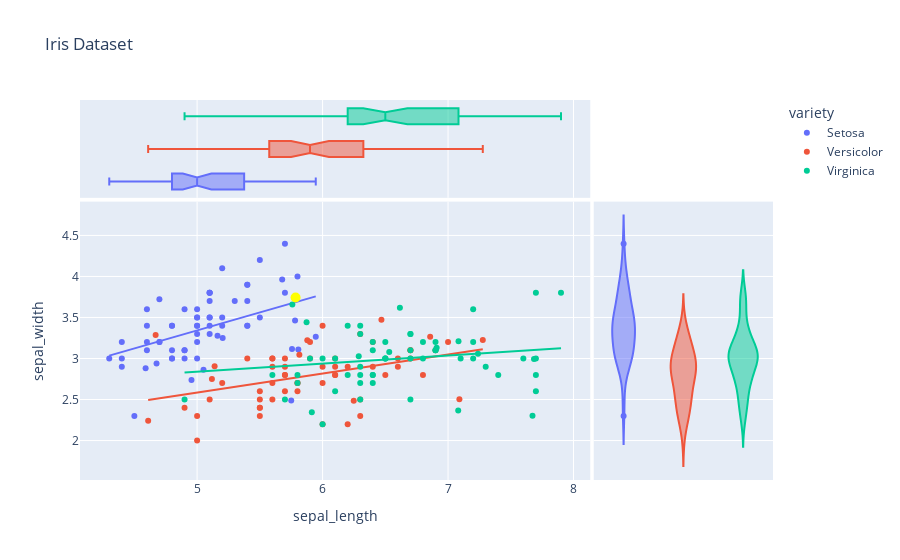

Notebook source saved alongside this figure:
### Code cell
fig.add_traces(
    px.scatter(df.tail(1), x="sepal_length", y="sepal_width").update_traces(marker_size=10, marker_color="yellow").data
)

### Figure 1 — Plotly figure (JSON) as saved in the notebook; plotly's stock layout.template omitted (floating-point values rounded to 4 significant figures)
{"data": [{"hovertemplate": "variety=Setosa<br>sepal_length=%{x}<br>sepal_width=%{y}<extra></extra>", "legendgroup": "Setosa", "marker": {"color": "#636efa", "symbol": "circle"}, "mode": "markers", "name": "Setosa", "orientation": "v", "showlegend": true, "type": "scatter", "x": [5.7, 5, 5.2, 4.4, 5.4, 5, 5.4, 5.1, 5.4, 5.1, 4.9, 4.6, 4.9, 5.5, 5, 5, 4.8, 4.6, 4.4, 4.9, 5.1, 5.4, 4.8, 5.3, 4.6, 4.7, 5.1, 5.7, 5, 5.4, 5.1, 5.2, 4.3, 4.4, 5.1, 5.2, 4.5, 4.7, 5, 5.1, 4.6, 4.8, 4.8, 4.9, 4.8, 5, 5.5, 5.8, 5.1, 5, 4.7, 5.163, 5.807, 5.75, 5.946, 5.678, 5.781, 5.756, 5.204, 4.955, 4.677, 4.59, 5.051], "xaxis": "x", "y": [3.8, 3, 4.1, 3, 3.7, 3.6, 3.4, 3.8, 3.9, 3.8, 3.6, 3.4, 3.1, 3.5, 3.2, 3.3, 3.4, 3.2, 2.9, 3, 3.8, 3.9, 3, 3.7, 3.1, 3.2, 3.4, 4.4, 3.5, 3.4, 3.5, 3.5, 3, 3.2, 3.3, 3.4, 2.3, 3.2, 3.5, 3.5, 3.6, 3.1, 3, 3.1, 3.4, 3.4, 4.2, 4, 3.7, 3.4, 3.724, 3.276, 3.11, 2.487, 3.265, 3.962, 3.465, 3.116, 3.249, 2.737, 2.94, 2.88, 2.862], "yaxis": "y"}, {"alignmentgroup": "True", "hovertemplate": "variety=Setosa<br>sepal_length=%{x}<extra></extra>", "legendgroup": "Setosa", "marker": {"color": "#636efa", "symbol": "circle"}, "name": "Setosa", "notched": true, "offsetgroup": "Setosa", "showlegend": false, "type": "box", "x": [5.7, 5, 5.2, 4.4, 5.4, 5, 5.4, 5.1, 5.4, 5.1, 4.9, 4.6, 4.9, 5.5, 5, 5, 4.8, 4.6, 4.4, 4.9, 5.1, 5.4, 4.8, 5.3, 4.6, 4.7, 5.1, 5.7, 5, 5.4, 5.1, 5.2, 4.3, 4.4, 5.1, 5.2, 4.5, 4.7, 5, 5.1, 4.6, 4.8, 4.8, 4.9, 4.8, 5, 5.5, 5.8, 5.1, 5, 4.7, 5.163, 5.807, 5.75, 5.946, 5.678, 5.781, 5.756, 5.204, 4.955, 4.677, 4.59, 5.051], "xaxis": "x3", "yaxis": "y3"}, {"alignmentgroup": "True", "hovertemplate": "variety=Setosa<br>sepal_width=%{y}<extra></extra>", "legendgroup": "Setosa", "marker": {"color": "#636efa", "symbol": "circle"}, "name": "Setosa", "offsetgroup": "Setosa", "scalegroup": "y", "showlegend": false, "type": "violin", "xaxis": "x2", "y": [3.8, 3, 4.1, 3, 3.7, 3.6, 3.4, 3.8, 3.9, 3.8, 3.6, 3.4, 3.1, 3.5, 3.2, 3.3, 3.4, 3.2, 2.9, 3, 3.8, 3.9, 3, 3.7, 3.1, 3.2, 3.4, 4.4, 3.5, 3.4, 3.5, 3.5, 3, 3.2, 3.3, 3.4, 2.3, 3.2, 3.5, 3.5, 3.6, 3.1, 3, 3.1, 3.4, 3.4, 4.2, 4, 3.7, 3.4, 3.724, 3.276, 3.11, 2.487, 3.265, 3.962, 3.465, 3.116, 3.249, 2.737, 2.94, 2.88, 2.862], "yaxis": "y2"}, {"hovertemplate": "<b>OLS trendline</b><br>sepal_width = 0.438726 * sepal_length + 1.14862<br>R<sup>2</sup>=0.197442<br><br>variety=Setosa<br>sepal_length=%{x}<br>sepal_width=%{y} <b>(trend)</b><extra></extra>", "legendgroup": "Setosa", "marker": {"color": "#636efa", "symbol": "circle"}, "mode": "lines", "name": "Setosa", "showlegend": false, "type": "scatter", "x": [4.3, 4.4, 4.4, 4.4, 4.5, 4.59, 4.6, 4.6, 4.6, 4.6, 4.677, 4.7, 4.7, 4.7, 4.8, 4.8, 4.8, 4.8, 4.8, 4.9, 4.9, 4.9, 4.9, 4.955, 5, 5, 5, 5, 5, 5, 5, 5, 5.051, 5.1, 5.1, 5.1, 5.1, 5.1, 5.1, 5.1, 5.1, 5.163, 5.2, 5.2, 5.2, 5.204, 5.3, 5.4, 5.4, 5.4, 5.4, 5.4, 5.5, 5.5, 5.678, 5.7, 5.7, 5.75, 5.756, 5.781, 5.8, 5.807, 5.946], "xaxis": "x", "y": [3.035, 3.079, 3.079, 3.079, 3.123, 3.162, 3.167, 3.167, 3.167, 3.167, 3.2, 3.21, 3.211, 3.211, 3.255, 3.255, 3.255, 3.255, 3.255, 3.298, 3.298, 3.298, 3.298, 3.323, 3.342, 3.342, 3.342, 3.342, 3.342, 3.342, 3.342, 3.342, 3.365, 3.386, 3.386, 3.386, 3.386, 3.386, 3.386, 3.386, 3.386, 3.414, 3.43, 3.43, 3.43, 3.432, 3.474, 3.518, 3.518, 3.518, 3.518, 3.518, 3.562, 3.562, 3.64, 3.649, 3.649, 3.671, 3.674, 3.685, 3.693, 3.696, 3.757], "yaxis": "y"}, {"hovertemplate": "variety=Versicolor<br>sepal_length=%{x}<br>sepal_width=%{y}<extra></extra>", "legendgroup": "Versicolor", "marker": {"color": "#EF553B", "symbol": "circle"}, "mode": "markers", "name": "Versicolor", "orientation": "v", "showlegend": true, "type": "scatter", "x": [5.6, 6, 6.4, 6.3, 5.9, 5.5, 5.9, 5.8, 5.7, 6.3, 6.6, 6.5, 6.2, 6.1, 5.6, 5.8, 5, 5.7, 6.4, 5.5, 6.3, 5.2, 6.8, 6.1, 5.7, 5, 5.7, 6.7, 5.5, 5.1, 5.7, 6.9, 6.6, 6.7, 5.6, 7, 6, 6.1, 5.6, 4.9, 5.4, 6.1, 6.7, 5.6, 5.5, 6, 5.5, 6, 6.2, 5.8, 6.857, 5.878, 6.469, 7.277, 5.139, 7.09, 4.67, 6.248, 5.815, 5.118, 4.61], "xaxis": "x", "y": [2.7, 2.9, 2.9, 3.3, 3.2, 2.5, 3, 2.7, 2.6, 2.3, 3, 2.8, 2.2, 3, 2.5, 2.7, 2, 2.8, 3.2, 2.4, 2.5, 2.7, 2.8, 2.9, 2.9, 2.3, 2.8, 3.1, 2.3, 2.5, 3, 3.1, 2.9, 3, 2.9, 3.2, 2.2, 2.8, 3, 2.4, 3, 2.8, 3.1, 3, 2.4, 3.4, 2.6, 2.7, 2.9, 2.6, 3.264, 3.223, 3.473, 3.226, 2.906, 2.504, 3.286, 2.485, 3.045, 2.749, 2.24], "yaxis": "y"}, {"alignmentgroup": "True", "hovertemplate": "variety=Versicolor<br>sepal_length=%{x}<extra></extra>", "legendgroup": "Versicolor", "marker": {"color": "#EF553B", "symbol": "circle"}, "name": "Versicolor", "notched": true, "offsetgroup": "Versicolor", "showlegend": false, "type": "box", "x": [5.6, 6, 6.4, 6.3, 5.9, 5.5, 5.9, 5.8, 5.7, 6.3, 6.6, 6.5, 6.2, 6.1, 5.6, 5.8, 5, 5.7, 6.4, 5.5, 6.3, 5.2, 6.8, 6.1, 5.7, 5, 5.7, 6.7, 5.5, 5.1, 5.7, 6.9, 6.6, 6.7, 5.6, 7, 6, 6.1, 5.6, 4.9, 5.4, 6.1, 6.7, 5.6, 5.5, 6, 5.5, 6, 6.2, 5.8, 6.857, 5.878, 6.469, 7.277, 5.139, 7.09, 4.67, 6.248, 5.815, 5.118, 4.61], "xaxis": "x3", "yaxis": "y3"}, {"alignmentgroup": "True", "hovertemplate": "variety=Versicolor<br>sepal_width=%{y}<extra></extra>", "legendgroup": "Versicolor", "marker": {"color": "#EF553B", "symbol": "circle"}, "name": "Versicolor", "offsetgroup": "Versicolor", "scalegroup": "y", "showlegend": false, "type": "violin", "xaxis": "x2", "y": [2.7, 2.9, 2.9, 3.3, 3.2, 2.5, 3, 2.7, 2.6, 2.3, 3, 2.8, 2.2, 3, 2.5, 2.7, 2, 2.8, 3.2, 2.4, 2.5, 2.7, 2.8, 2.9, 2.9, 2.3, 2.8, 3.1, 2.3, 2.5, 3, 3.1, 2.9, 3, 2.9, 3.2, 2.2, 2.8, 3, 2.4, 3, 2.8, 3.1, 3, 2.4, 3.4, 2.6, 2.7, 2.9, 2.6, 3.264, 3.223, 3.473, 3.226, 2.906, 2.504, 3.286, 2.485, 3.045, 2.749, 2.24], "yaxis": "y2"}, {"hovertemplate": "<b>OLS trendline</b><br>sepal_width = 0.231769 * sepal_length + 1.42635<br>R<sup>2</sup>=0.176911<br><br>variety=Versicolor<br>sepal_length=%{x}<br>sepal_width=%{y} <b>(trend)</b><extra></extra>", "legendgroup": "Versicolor", "marker": {"color": "#EF553B", "symbol": "circle"}, "mode": "lines", "name": "Versicolor", "showlegend": false, "type": "scatter", "x": [4.61, 4.67, 4.9, 5, 5, 5.1, 5.118, 5.139, 5.2, 5.4, 5.5, 5.5, 5.5, 5.5, 5.5, 5.6, 5.6, 5.6, 5.6, 5.6, 5.7, 5.7, 5.7, 5.7, 5.7, 5.8, 5.8, 5.8, 5.815, 5.878, 5.9, 5.9, 6, 6, 6, 6, 6.1, 6.1, 6.1, 6.1, 6.2, 6.2, 6.248, 6.3, 6.3, 6.3, 6.4, 6.4, 6.469, 6.5, 6.6, 6.6, 6.7, 6.7, 6.7, 6.8, 6.857, 6.9, 7, 7.09, 7.277], "xaxis": "x", "y": [2.495, 2.509, 2.562, 2.585, 2.585, 2.608, 2.613, 2.618, 2.632, 2.678, 2.701, 2.701, 2.701, 2.701, 2.701, 2.724, 2.724, 2.724, 2.724, 2.724, 2.747, 2.747, 2.747, 2.747, 2.747, 2.771, 2.771, 2.771, 2.774, 2.789, 2.794, 2.794, 2.817, 2.817, 2.817, 2.817, 2.84, 2.84, 2.84, 2.84, 2.863, 2.863, 2.874, 2.886, 2.886, 2.886, 2.91, 2.91, 2.926, 2.933, 2.956, 2.956, 2.979, 2.979, 2.979, 3.002, 3.016, 3.026, 3.049, 3.07, 3.113], "yaxis": "y"}, {"hovertemplate": "variety=Virginica<br>sepal_length=%{x}<br>sepal_width=%{y}<extra></extra>", "legendgroup": "Virginica", "marker": {"color": "#00cc96", "symbol": "circle"}, "mode": "markers", "name": "Virginica", "orientation": "v", "showlegend": true, "type": "scatter", "x": [6.3, 7.2, 6.5, 6.4, 6.1, 5.8, 6.5, 6.3, 6.8, 7.1, 6.7, 6.5, 7.7, 6.4, 5.6, 5.9, 6.2, 6.1, 6.7, 7.7, 6.8, 5.8, 7.6, 6.3, 6, 6.7, 4.9, 7.3, 7.2, 7.7, 6.4, 7.9, 6.7, 6.4, 6, 6.7, 6.9, 6.9, 6.3, 7.7, 6.9, 6.3, 7.2, 7.4, 6.3, 5.7, 6.2, 6.5, 6.4, 7.081, 7.083, 6.531, 7.673, 6.616, 6.288, 7.239, 6.909, 7.685, 5.872, 5.759, 5.914, 5.785], "xaxis": "x", "y": [3.3, 3, 3, 2.8, 2.6, 2.7, 3, 2.5, 3.2, 3, 3.1, 3.2, 3.8, 3.2, 2.8, 3, 3.4, 3, 3.3, 3, 3, 2.8, 3, 2.7, 3, 3.3, 2.5, 2.9, 3.2, 2.6, 3.1, 3.8, 2.5, 2.7, 2.2, 3, 3.2, 3.1, 2.8, 2.8, 3.1, 3.4, 3.6, 2.8, 2.9, 2.5, 2.8, 3, 2.8, 2.365, 3.21, 3.079, 2.303, 3.619, 3.026, 3.058, 3.132, 2.993, 3.44, 3.657, 2.344, 3.743], "yaxis": "y"}, {"alignmentgroup": "True", "hovertemplate": "variety=Virginica<br>sepal_length=%{x}<extra></extra>", "legendgroup": "Virginica", "marker": {"color": "#00cc96", "symbol": "circle"}, "name": "Virginica", "notched": true, "offsetgroup": "Virginica", "showlegend": false, "type": "box", "x": [6.3, 7.2, 6.5, 6.4, 6.1, 5.8, 6.5, 6.3, 6.8, 7.1, 6.7, 6.5, 7.7, 6.4, 5.6, 5.9, 6.2, 6.1, 6.7, 7.7, 6.8, 5.8, 7.6, 6.3, 6, 6.7, 4.9, 7.3, 7.2, 7.7, 6.4, 7.9, 6.7, 6.4, 6, 6.7, 6.9, 6.9, 6.3, 7.7, 6.9, 6.3, 7.2, 7.4, 6.3, 5.7, 6.2, 6.5, 6.4, 7.081, 7.083, 6.531, 7.673, 6.616, 6.288, 7.239, 6.909, 7.685, 5.872, 5.759, 5.914, 5.785], "xaxis": "x3", "yaxis": "y3"}, {"alignmentgroup": "True", "hovertemplate": "variety=Virginica<br>sepal_width=%{y}<extra></extra>", "legendgroup": "Virginica", "marker": {"color": "#00cc96", "symbol": "circle"}, "name": "Virginica", "offsetgroup": "Virginica", "scalegroup": "y", "showlegend": false, "type": "violin", "xaxis": "x2", "y": [3.3, 3, 3, 2.8, 2.6, 2.7, 3, 2.5, 3.2, 3, 3.1, 3.2, 3.8, 3.2, 2.8, 3, 3.4, 3, 3.3, 3, 3, 2.8, 3, 2.7, 3, 3.3, 2.5, 2.9, 3.2, 2.6, 3.1, 3.8, 2.5, 2.7, 2.2, 3, 3.2, 3.1, 2.8, 2.8, 3.1, 3.4, 3.6, 2.8, 2.9, 2.5, 2.8, 3, 2.8, 2.365, 3.21, 3.079, 2.303, 3.619, 3.026, 3.058, 3.132, 2.993, 3.44, 3.657, 2.344, 3.743], "yaxis": "y2"}, {"hovertemplate": "<b>OLS trendline</b><br>sepal_width = 0.0984741 * sepal_length + 2.34827<br>R<sup>2</sup>=0.030259<br><br>variety=Virginica<br>sepal_length=%{x}<br>sepal_width=%{y} <b>(trend)</b><extra></extra>", "legendgroup": "Virginica", "marker": {"color": "#00cc96", "symbol": "circle"}, "mode": "lines", "name": "Virginica", "showlegend": false, "type": "scatter", "x": [4.9, 5.6, 5.7, 5.759, 5.785, 5.8, 5.8, 5.872, 5.9, 5.914, 6, 6, 6.1, 6.1, 6.2, 6.2, 6.288, 6.3, 6.3, 6.3, 6.3, 6.3, 6.3, 6.4, 6.4, 6.4, 6.4, 6.4, 6.5, 6.5, 6.5, 6.5, 6.531, 6.616, 6.7, 6.7, 6.7, 6.7, 6.7, 6.8, 6.8, 6.9, 6.9, 6.9, 6.909, 7.081, 7.083, 7.1, 7.2, 7.2, 7.2, 7.239, 7.3, 7.4, 7.6, 7.673, 7.685, 7.7, 7.7, 7.7, 7.7, 7.9], "xaxis": "x", "y": [2.831, 2.9, 2.91, 2.915, 2.918, 2.919, 2.919, 2.927, 2.929, 2.931, 2.939, 2.939, 2.949, 2.949, 2.959, 2.959, 2.967, 2.969, 2.969, 2.969, 2.969, 2.969, 2.969, 2.979, 2.979, 2.979, 2.979, 2.979, 2.988, 2.988, 2.988, 2.988, 2.991, 3.0, 3.008, 3.008, 3.008, 3.008, 3.008, 3.018, 3.018, 3.028, 3.028, 3.028, 3.029, 3.046, 3.046, 3.047, 3.057, 3.057, 3.057, 3.061, 3.067, 3.077, 3.097, 3.104, 3.105, 3.107, 3.107, 3.107, 3.107, 3.126], "yaxis": "y"}, {"hovertemplate": "sepal_length=%{x}<br>sepal_width=%{y}<extra></extra>", "legendgroup": "", "marker": {"color": "yellow", "size": 10, "symbol": "circle"}, "mode": "markers", "name": "", "orientation": "v", "showlegend": false, "type": "scatter", "x": [5.785], "xaxis": "x", "y": [3.743], "yaxis": "y"}], "layout": {"legend": {"title": {"text": "variety"}, "tracegroupgap": 0}, "title": {"text": "Iris Dataset"}, "xaxis": {"anchor": "y", "domain": [0, 0.7363], "title": {"text": "sepal_length"}}, "xaxis2": {"anchor": "y2", "domain": [0.7413, 1], "matches": "x2", "showgrid": false, "showline": false, "showticklabels": false, "ticks": ""}, "xaxis3": {"anchor": "y3", "domain": [0, 0.7363], "matches": "x", "showgrid": true, "showticklabels": false}, "xaxis4": {"anchor": "y4", "domain": [0.7413, 1], "matches": "x2", "showgrid": false, "showline": false, "showticklabels": false, "ticks": ""}, "yaxis": {"anchor": "x", "domain": [0, 0.7326], "title": {"text": "sepal_width"}}, "yaxis2": {"anchor": "x2", "domain": [0, 0.7326], "matches": "y", "showgrid": true, "showticklabels": false}, "yaxis3": {"anchor": "x3", "domain": [0.7426, 1], "matches": "y3", "showgrid": false, "showline": false, "showticklabels": false, "ticks": ""}, "yaxis4": {"anchor": "x4", "domain": [0.7426, 1], "matches": "y3", "showgrid": true, "showline": false, "showticklabels": false, "ticks": ""}}}
